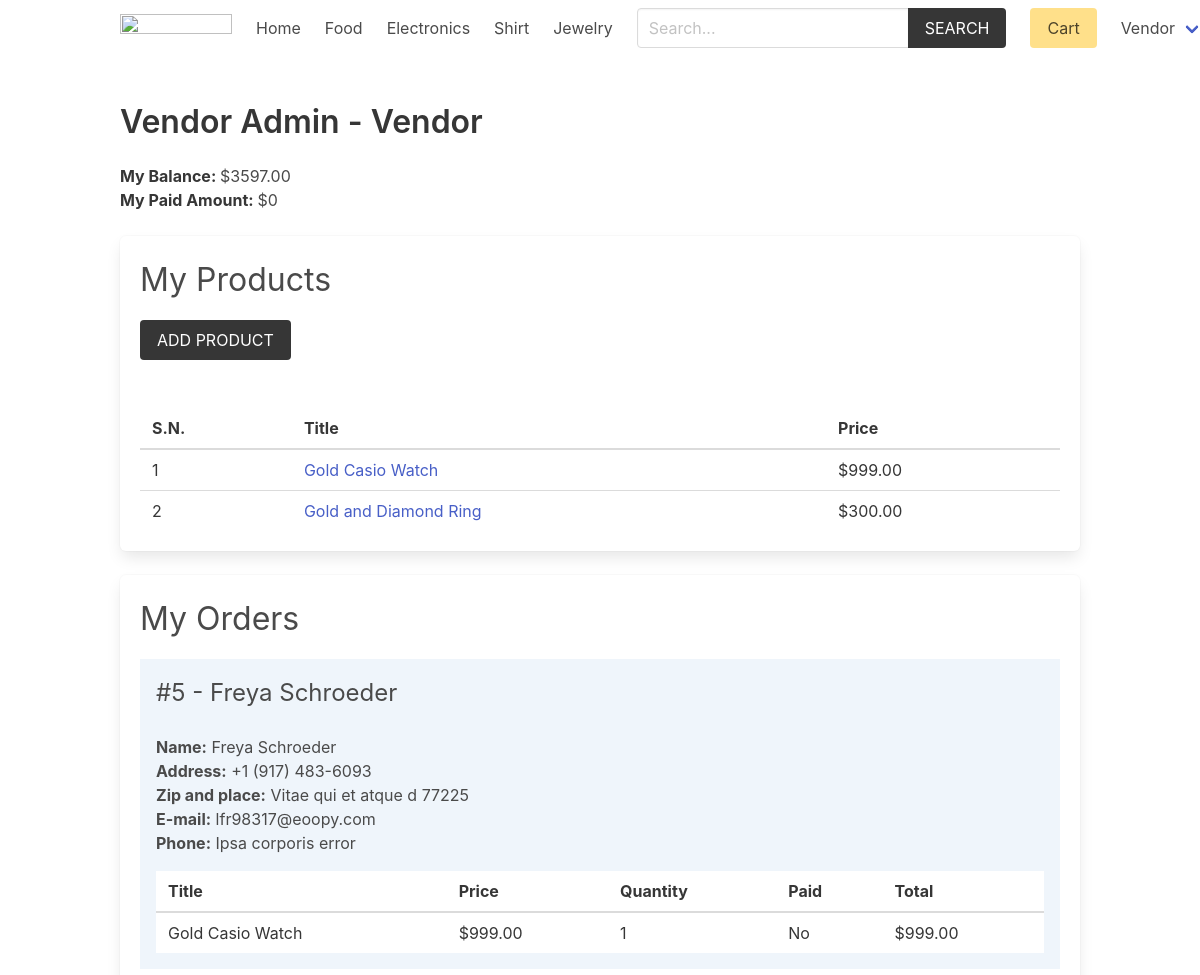
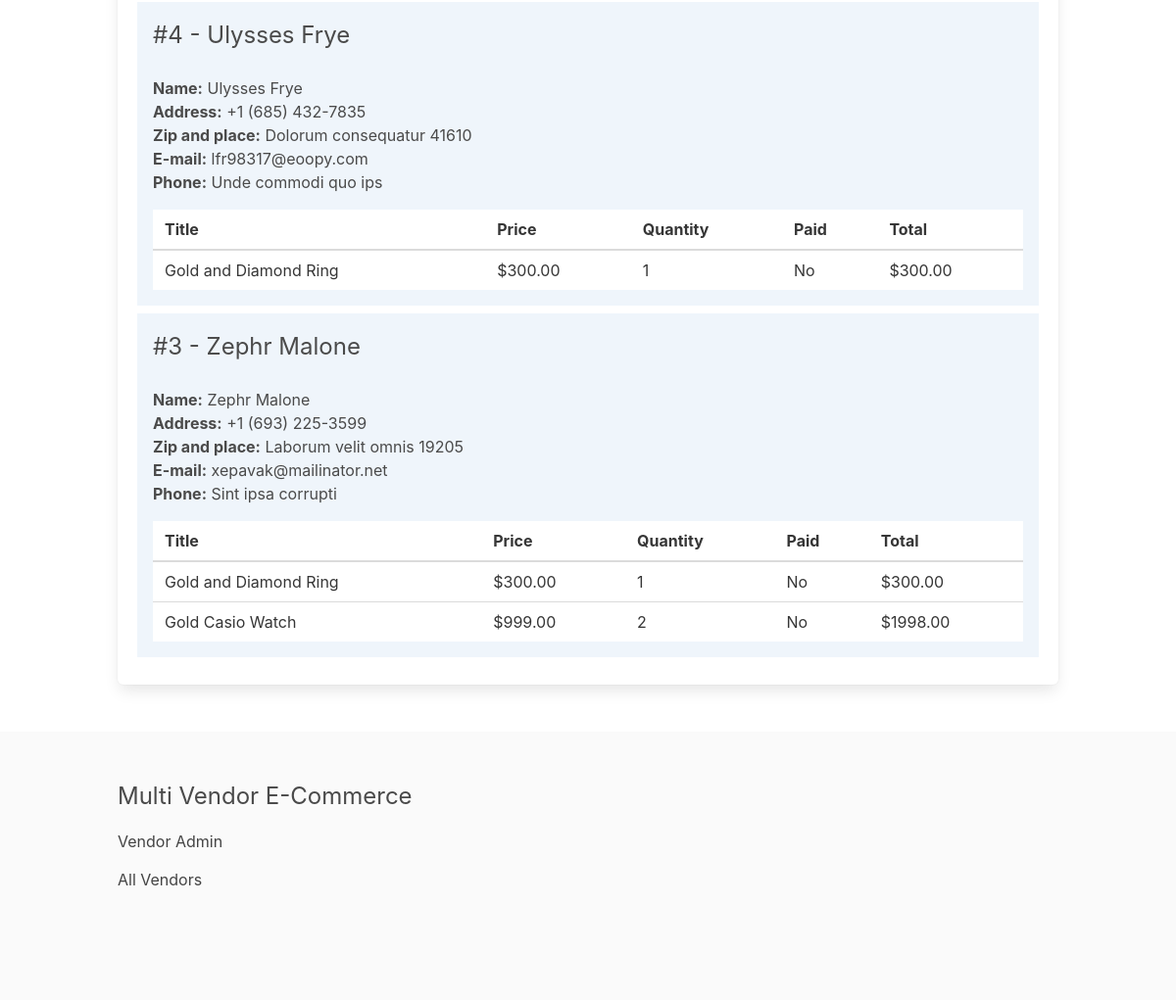
Page /vendor/vendor-admin/ (signed in) on the committed database (2 pictures, top to bottom).
### product/models.py (models this page shows, shortened)
class Category(models.Model):
    title = models.CharField(max_length=50)
    slug = models.SlugField(max_length=55)
    ordering = models.IntegerField(default=0)
    class Meta:
        ordering = ['ordering']

class Product(models.Model):
    category = models.ForeignKey(Category, related_name='products', on_delete=models.CASCADE)
    vendor = models.ForeignKey(Vendor, related_name="products", on_delete=models.CASCADE)
    title = models.CharField(max_length=50)
    slug = models.SlugField(max_length=55)
    description = models.TextField(blank=True, null=True)
    price = models.DecimalField(max_digits=6, decimal_places=2)
    added_date = models.DateTimeField(auto_now_add=True)
    image = models.ImageField(upload_to='uploads/', blank=True, null=True)
    thumbnail = models.ImageField(upload_to='uploads/', blank=True, null=True) # Change uploads to thumbnails
    class Meta:
        ordering = ['-added_date']

### vendor/models.py (models this page shows, shortened)
class Vendor(models.Model):
    name = models.CharField(max_length=255)
    created_at = models.DateTimeField(auto_now_add=True)
    created_by = models.OneToOneField(User, related_name='vendor', on_delete=models.CASCADE)
    class Meta:
        ordering = ['name']
    def get_balance(self):
        items = self.items.filter(vendor_paid=False, order__vendors__in=[self.id])
        return sum((item.product.price * item.quantity) for item in items)
    def get_paid_amount(self):
        items = self.items.filter(vendor_paid=True, order__vendors__in=[self.id])
        return sum((item.product.price * item.quantity) for item in items)

### order/models.py (models this page shows, shortened)
class OrderItem(models.Model):
    order = models.ForeignKey(Order, related_name="items", on_delete=models.CASCADE)
    product = models.ForeignKey(Product, related_name="items", on_delete=models.CASCADE)
    vendor = models.ForeignKey(Vendor, related_name="items", on_delete=models.CASCADE)
    vendor_paid = models.BooleanField(default=False)
    price = models.DecimalField(max_digits=8, decimal_places=2)
    quantity = models.IntegerField(default=1)
    def get_total_price(self):
        return self.price * self.quantity

class Order(models.Model):
    first_name = models.CharField(max_length=100)
    last_name = models.CharField(max_length=100)
    email = models.CharField(max_length=100)
    address = models.CharField(max_length=100)
    zipcode = models.CharField(max_length=100)
    place = models.CharField(max_length=100)
    phone = models.CharField(max_length=100)
    created_at = models.DateTimeField(auto_now_add=True)
    paid_amount = models.DecimalField(max_digits=8, decimal_places=2)
    vendors = models.ManyToManyField(Vendor, related_name="orders")
    class Meta:
        ordering = ['-created_at']

### vendor/views.py (the view)
# urls.py: path('vendor-admin/', views.vendor_admin, name="vendor-admin"),
@login_required
def vendor_admin(request):
    vendor = request.user.vendor
    products = vendor.products.all()
    orders = vendor.orders.all()
    for order in orders:
        order.vendor_amount = 0
        order.vendor_paid_amount = 0
        order.fully_paid = True
        for item in order.items.all():
            if item.vendor == request.user.vendor:
                if item.vendor_paid:
                    order.vendor_paid_amount += item.get_total_price()
                else:
                    order.vendor_amount += item.get_total_price()
                    order.fully_paid = False
    return render(request, 'vendor/vendor_admin.html', {'vendor': vendor, 'products': products, 'orders': orders})

### cart/cart.py (called while the page is built)
    def __len__(self):
        return sum(item['quantity'] for item in self.cart.values())

### cart/context_processors.py (called while the page is built)
def cart(request):
    return {'cart': Cart(request)}

### product/context_processors.py (called while the page is built)
def menu_categories(request):
    categories = Category.objects.all()
    return {'categories': categories}

### templates/vendor/vendor_admin.html (shortened to what this page needs)
{% extends 'core/base.html' %}
{% block content %}
    <h1 class="title">Vendor Admin - <span class="is-capitalized">{{vendor.name}}</span></h1>
    <div class="mb-5">
        <strong>My Balance: </strong> ${{vendor.get_balance}} <br>
        <strong>My Paid Amount: </strong> ${{vendor.get_paid_amount}}
    </div>
    <div class="box">
        <h2 class="is-size-3 mb-4">My Products</h2>
        <a href="{% url 'vendor:add-product' %}" class="button is-dark is-uppercase mb-6">Add Product</a>
        {% if products %}
            <table class="table is-fullwidth">
                <thead>
                    <tr>
                        <th>S.N.</th>
                        <th>Title</th>
                        <th>Price</th>
                    </tr>
                </thead>
                <tbody>
                    {% for product in products %}
                        <tr>
                            <td>{{ forloop.counter }}</td>
                            <td><a href="{% url 'product:product' product.category.slug product.slug %}">{{ product.title }}</a></td>
                            <td>${{ product.price }}</td>
                        </tr>
                    {% endfor %}
                </tbody>
            </table>
        {% else %}
            <p class="has-text-danger">Products not added yet.</p>
        {% endif %}
    </div>
    <div class="box">
        <h2 class="is-size-3 mb-4">My Orders</h2>
        {% if orders %}
            {% for order in orders %}
                <div class="{% if order.fully_paid %}has-background-success-light{% else %}has-background-info-light{% endif %} mb-2 p-4">
                    <div class="columns is-multiline">
                        <div class="column is-6">
                            <h3 class="is-size-4">#{{ order.id }} - {{ order.first_name }} {{ order.last_name }}</h3>
                        </div>
                        <div class="column is-12">
                            <b>Name:</b> {{ order.first_name }} {{ order.last_name }}<br>
                            <b>Address:</b> {{ order.address }}<br>
                            <b>Zip and place:</b> {{ order.zipcode }} {{ order.place }}<br>
                            <b>E-mail:</b> {{ order.email }}<br>
                            <b>Phone:</b> {{ order.phone }}
                            <table class="table is-fullwidth mt-4">
                                <thead>
                                    <tr>
                                        <th>Title</th>
                                        <th>Price</th>
                                        <th>Quantity</th>
                                        <th>Paid</th>
                                        <th>Total</th>
                                    </tr>
                                </thead>
                                <tbody>
                                    {% for item in order.items.all %}
                                        {% if item.vendor == request.user.vendor %}
                                            <tr>
                                                <td>{{ item.product.title }}</td>
                                                <td>${{ item.product.price }}</td>
                                                <td>{{ item.quantity }}</td>
                                                <td>{{ item.vendor_paid|yesno:"Yes,No" }}</td>
                                                <td>${{ item.get_total_price }}</td>
                                            </tr>
                                        {% endif %}
                                    {% endfor %}
                                </tbody>
                            </table>
                        </div>
                    </div>
                </div>
            {% endfor %}
        {% endif %}
    </div>
{% endblock content %}

### templates/core/base.html (shortened to what this page needs)
{% load static %}
<!DOCTYPE html>
<html lang="en">
<head>
    <link rel="stylesheet" href="https://cdn.jsdelivr.net/npm/bulma@0.9.2/css/bulma.min.css">
    <link rel="stylesheet" href="{% static 'css/main.css' %}">
</head>
<body>
    <div class="container">
        <nav class="navbar" role="navigation" aria-label="main navigation">
            <div class="navbar-brand">
                <a class="navbar-item" href="{% url 'core:home' %}">
                <img src="https://2.bp.blogspot.com/-mkVne3V2tzY/Xfo99c80KUI/AAAAAAAAD_c/9EbC4qu-fYAeVjLi3ONzRZ-osIW4H3qBACK4BGAYYCw/s1600/Vijay%2BThapa%2BLogo%2BHD.png" width="112" height="28">
                </a>
            </div>
            <div id="navbarBasicExample" class="navbar-menu">
                <div class="navbar-start">
                <a class="navbar-item" href="{% url 'core:home' %}">
                    Home
                </a>
                {% for category in categories %}
                    <a class="navbar-item" href="{% url 'product:category' category.slug %}">
                        {{category.title}}
                    </a>
                {% endfor %}
                </div>
                <div class="navbar-start">
                    <div class="navbar-item">
                        <form method="get" action="{% url 'product:search' %}">
                            <div class="field has-addons">
                                <div class="control">
                                    <input type="search" name="query" id="" class="input" placeholder="Search...">
                                </div>
                                <div class="control">
                                    <button class="button is-dark is-uppercase">Search</button>
                                </div>
                            </div>
                        </form>
                    </div>
                </div>
                <div class="navbar-end">
                <div class="navbar-item">
                    <a href="{% url 'cart:cart' %}" class="button is-warning">Cart {% if cart %}({{cart|length}}){% endif %}</a>
                </div>
                {% if request.user.is_authenticated %}
                <div class="navbar-item has-dropdown is-hoverable">
                    <a class="navbar-link is-capitalized">
                    {{user.vendor.name}}
                    </a>
                </div>
                {% endif %}
                </div>
            </div>
            </nav>
    </div>
    <section class="section">
        <div class="container">
            {% block content %}{% endblock content %}
        </div>
    </section>
    <footer class="footer">
        <div class="container">
            <h3 class="is-size-4 mb-4">Multi Vendor E-Commerce</h3>
            {% if request.user.is_authenticated %}
                <a href="{% url 'vendor:vendor-admin' %}">Vendor Admin</a>
            {% else %}
                <a href="{% url 'vendor:become-vendor' %}">Become a Vendor</a>
            {% endif %}
            <br>
            <a href="{% url 'vendor:vendors' %}">All Vendors</a>
        </div>
    </footer>
</body>
</html>

### core/static/css/main.css (style rules this page uses)
.footer a { margin-bottom: 15px; display: inline-block; color: #444; }

### rows in the picture
Category: title "Food"
Category: title "Electronics"
Category: title "Shirt"
Category: title "Jewelry"
Vendor: name "Vendor", get_balance "3597.00", get_paid_amount "0"
Product: title "Gold Casio Watch", price "999.00"
Product: title "Gold and Diamond Ring", price "300.00"
Order: id "5", first_name "Freya", last_name "Schroeder", address "+1 (917) 483-6093", zipcode "Vitae qui et atque d", place "77225", email "lfr98317@eoopy.com", phone "Ipsa corporis error"
OrderItem: product "Gold Casio Watch", product.price "999.00", quantity "1", vendor_paid "No", get_total_price "999.00"
Order: id "4", first_name "Ulysses", last_name "Frye", address "+1 (685) 432-7835", zipcode "Dolorum consequatur", place "41610", email "lfr98317@eoopy.com", phone "Unde commodi quo ips"
OrderItem: product "Gold and Diamond Ring", product.price "300.00", quantity "1", vendor_paid "No", get_total_price "300.00"
Order: id "3", first_name "Zephr", last_name "Malone", address "+1 (693) 225-3599", zipcode "Laborum velit omnis", place "19205", email "xepavak@mailinator.net", phone "Sint ipsa corrupti"
OrderItem: product "Gold and Diamond Ring", product.price "300.00", quantity "1", vendor_paid "No", get_total_price "300.00"
OrderItem: product "Gold Casio Watch", product.price "999.00", quantity "2", vendor_paid "No", get_total_price "1998.00"

### other values in the picture
{{ user.vendor.name }} "Vendor"
